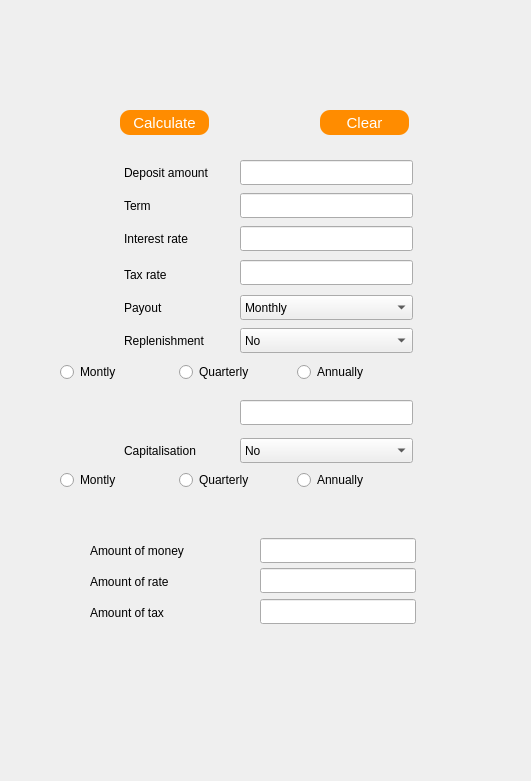
<?xml version="1.0" encoding="UTF-8"?>
<ui version="4.0">
 <class>Fin_Deposit</class>
 <widget class="QWidget" name="Fin_Deposit">
  <property name="geometry">
   <rect>
    <x>0</x>
    <y>0</y>
    <width>531</width>
    <height>781</height>
   </rect>
  </property>
  <property name="minimumSize">
   <size>
    <width>531</width>
    <height>781</height>
   </size>
  </property>
  <property name="maximumSize">
   <size>
    <width>531</width>
    <height>781</height>
   </size>
  </property>
  <property name="windowTitle">
   <string>Form</string>
  </property>
  <widget class="QPushButton" name="Clear">
   <property name="geometry">
    <rect>
     <x>320</x>
     <y>110</y>
     <width>89</width>
     <height>25</height>
    </rect>
   </property>
   <property name="styleSheet">
    <string notr="true">QPushButton {
    border-radius:  10px;
    background-color:  rgb(255,140, 0);
    color:  rgb(255, 255, 255);
    font-size:  15px;
}

QPushButton:pressed {
    background-color:  rgb(118, 118, 118);
}</string>
   </property>
   <property name="text">
    <string>Clear</string>
   </property>
  </widget>
  <widget class="QPushButton" name="Calculate">
   <property name="geometry">
    <rect>
     <x>120</x>
     <y>110</y>
     <width>89</width>
     <height>25</height>
    </rect>
   </property>
   <property name="styleSheet">
    <string notr="true">QPushButton {
    border-radius:  10px;
    background-color:  rgb(255,140, 0);
    color:  rgb(255, 255, 255);
    font-size:  15px;
}

QPushButton:pressed {
    background-color:  rgb(118, 118, 118);
}</string>
   </property>
   <property name="text">
    <string>Calculate</string>
   </property>
  </widget>
  <widget class="QLineEdit" name="lineEdit_rate">
   <property name="geometry">
    <rect>
     <x>240</x>
     <y>226</y>
     <width>173</width>
     <height>25</height>
    </rect>
   </property>
  </widget>
  <widget class="QLabel" name="Rate">
   <property name="geometry">
    <rect>
     <x>124</x>
     <y>226</y>
     <width>91</width>
     <height>25</height>
    </rect>
   </property>
   <property name="text">
    <string>Interest rate</string>
   </property>
  </widget>
  <widget class="QLabel" name="Payout">
   <property name="geometry">
    <rect>
     <x>124</x>
     <y>295</y>
     <width>48</width>
     <height>25</height>
    </rect>
   </property>
   <property name="text">
    <string>Payout</string>
   </property>
  </widget>
  <widget class="QLineEdit" name="lineEdit_dep">
   <property name="geometry">
    <rect>
     <x>240</x>
     <y>160</y>
     <width>173</width>
     <height>25</height>
    </rect>
   </property>
  </widget>
  <widget class="QLabel" name="Replenishment">
   <property name="geometry">
    <rect>
     <x>124</x>
     <y>328</y>
     <width>103</width>
     <height>25</height>
    </rect>
   </property>
   <property name="text">
    <string>Replenishment</string>
   </property>
  </widget>
  <widget class="QComboBox" name="box_payout">
   <property name="geometry">
    <rect>
     <x>240</x>
     <y>295</y>
     <width>173</width>
     <height>25</height>
    </rect>
   </property>
   <item>
    <property name="text">
     <string>Monthly</string>
    </property>
   </item>
   <item>
    <property name="text">
     <string>Quarterly</string>
    </property>
   </item>
   <item>
    <property name="text">
     <string>Annually</string>
    </property>
   </item>
   <item>
    <property name="text">
     <string>At the end of the term</string>
    </property>
   </item>
  </widget>
  <widget class="QComboBox" name="box_capitalisation">
   <property name="geometry">
    <rect>
     <x>240</x>
     <y>438</y>
     <width>173</width>
     <height>25</height>
    </rect>
   </property>
   <item>
    <property name="text">
     <string>No</string>
    </property>
   </item>
   <item>
    <property name="text">
     <string>Yes</string>
    </property>
   </item>
  </widget>
  <widget class="QLabel" name="Tax_kind">
   <property name="geometry">
    <rect>
     <x>124</x>
     <y>262</y>
     <width>56</width>
     <height>25</height>
    </rect>
   </property>
   <property name="text">
    <string>Tax rate</string>
   </property>
  </widget>
  <widget class="QComboBox" name="box_replenishment">
   <property name="geometry">
    <rect>
     <x>240</x>
     <y>328</y>
     <width>173</width>
     <height>25</height>
    </rect>
   </property>
   <item>
    <property name="text">
     <string>No</string>
    </property>
   </item>
   <item>
    <property name="text">
     <string>Yes</string>
    </property>
   </item>
  </widget>
  <widget class="QLabel" name="Capitalization">
   <property name="geometry">
    <rect>
     <x>124</x>
     <y>438</y>
     <width>94</width>
     <height>25</height>
    </rect>
   </property>
   <property name="text">
    <string>Capitalisation</string>
   </property>
  </widget>
  <widget class="QLabel" name="Period">
   <property name="geometry">
    <rect>
     <x>124</x>
     <y>193</y>
     <width>102</width>
     <height>25</height>
    </rect>
   </property>
   <property name="text">
    <string>Term</string>
   </property>
  </widget>
  <widget class="QLineEdit" name="lineEdit_tax_kind">
   <property name="geometry">
    <rect>
     <x>240</x>
     <y>260</y>
     <width>173</width>
     <height>25</height>
    </rect>
   </property>
  </widget>
  <widget class="QLineEdit" name="lineEdit_period">
   <property name="geometry">
    <rect>
     <x>240</x>
     <y>193</y>
     <width>173</width>
     <height>25</height>
    </rect>
   </property>
  </widget>
  <widget class="QLabel" name="Deposit_amount">
   <property name="geometry">
    <rect>
     <x>124</x>
     <y>160</y>
     <width>110</width>
     <height>25</height>
    </rect>
   </property>
   <property name="text">
    <string>Deposit amount</string>
   </property>
  </widget>
  <widget class="QLabel" name="rate">
   <property name="geometry">
    <rect>
     <x>90</x>
     <y>569</y>
     <width>105</width>
     <height>25</height>
    </rect>
   </property>
   <property name="text">
    <string>Amount of rate</string>
   </property>
  </widget>
  <widget class="QLineEdit" name="lineEdit_am_rate">
   <property name="geometry">
    <rect>
     <x>260</x>
     <y>568</y>
     <width>156</width>
     <height>25</height>
    </rect>
   </property>
   <property name="readOnly">
    <bool>true</bool>
   </property>
  </widget>
  <widget class="QLabel" name="tax">
   <property name="geometry">
    <rect>
     <x>90</x>
     <y>600</y>
     <width>98</width>
     <height>25</height>
    </rect>
   </property>
   <property name="text">
    <string>Amount of tax</string>
   </property>
  </widget>
  <widget class="QLineEdit" name="lineEdit_am_tax">
   <property name="geometry">
    <rect>
     <x>260</x>
     <y>599</y>
     <width>156</width>
     <height>25</height>
    </rect>
   </property>
   <property name="readOnly">
    <bool>true</bool>
   </property>
  </widget>
  <widget class="QLabel" name="money">
   <property name="geometry">
    <rect>
     <x>90</x>
     <y>538</y>
     <width>127</width>
     <height>25</height>
    </rect>
   </property>
   <property name="text">
    <string>Amount of money </string>
   </property>
  </widget>
  <widget class="QLineEdit" name="lineEdit_am_money">
   <property name="geometry">
    <rect>
     <x>260</x>
     <y>538</y>
     <width>156</width>
     <height>25</height>
    </rect>
   </property>
   <property name="readOnly">
    <bool>true</bool>
   </property>
  </widget>
  <widget class="QWidget" name="layoutWidget">
   <property name="geometry">
    <rect>
     <x>60</x>
     <y>468</y>
     <width>350</width>
     <height>25</height>
    </rect>
   </property>
   <layout class="QHBoxLayout" name="horizontalLayout_2">
    <item>
     <widget class="QRadioButton" name="radioButton_4">
      <property name="text">
       <string>Montly</string>
      </property>
     </widget>
    </item>
    <item>
     <widget class="QRadioButton" name="radioButton_5">
      <property name="text">
       <string>Quarterly</string>
      </property>
     </widget>
    </item>
    <item>
     <widget class="QRadioButton" name="radioButton_6">
      <property name="text">
       <string>Annually</string>
      </property>
     </widget>
    </item>
   </layout>
  </widget>
  <widget class="QWidget" name="layoutWidget">
   <property name="geometry">
    <rect>
     <x>60</x>
     <y>360</y>
     <width>350</width>
     <height>25</height>
    </rect>
   </property>
   <layout class="QHBoxLayout" name="horizontalLayout">
    <item>
     <widget class="QRadioButton" name="radioButton">
      <property name="text">
       <string>Montly</string>
      </property>
     </widget>
    </item>
    <item>
     <widget class="QRadioButton" name="radioButton_2">
      <property name="text">
       <string>Quarterly</string>
      </property>
     </widget>
    </item>
    <item>
     <widget class="QRadioButton" name="radioButton_3">
      <property name="text">
       <string>Annually</string>
      </property>
     </widget>
    </item>
   </layout>
  </widget>
  <widget class="QLineEdit" name="lineEdit_repl">
   <property name="geometry">
    <rect>
     <x>240</x>
     <y>400</y>
     <width>173</width>
     <height>25</height>
    </rect>
   </property>
  </widget>
 </widget>
 <resources/>
 <connections/>
</ui>
